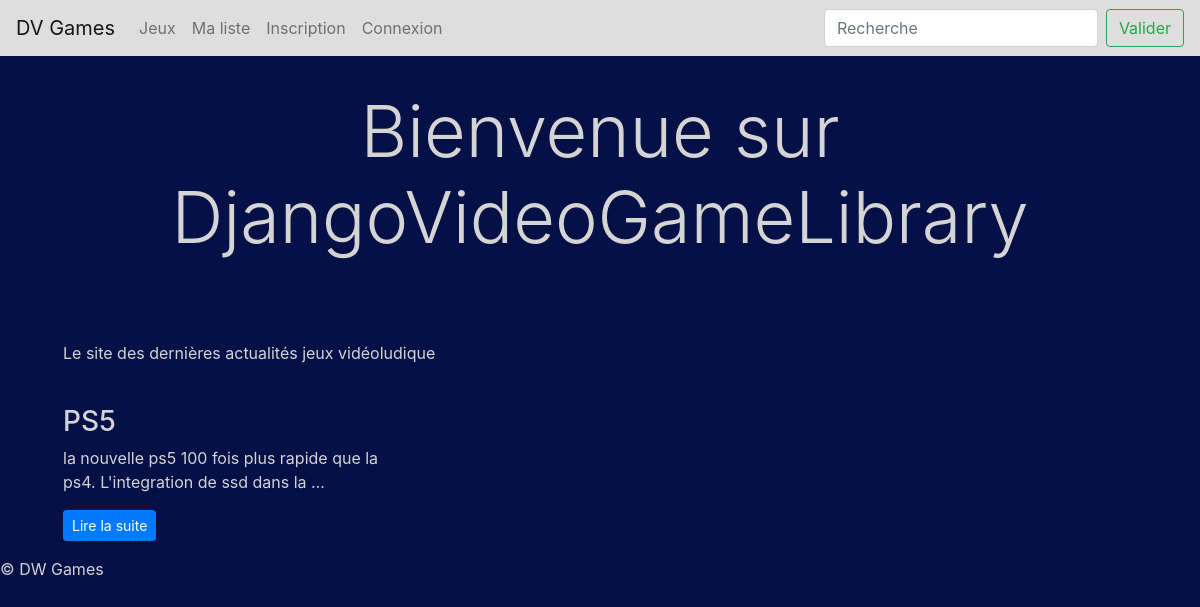
The app's page /, older data.
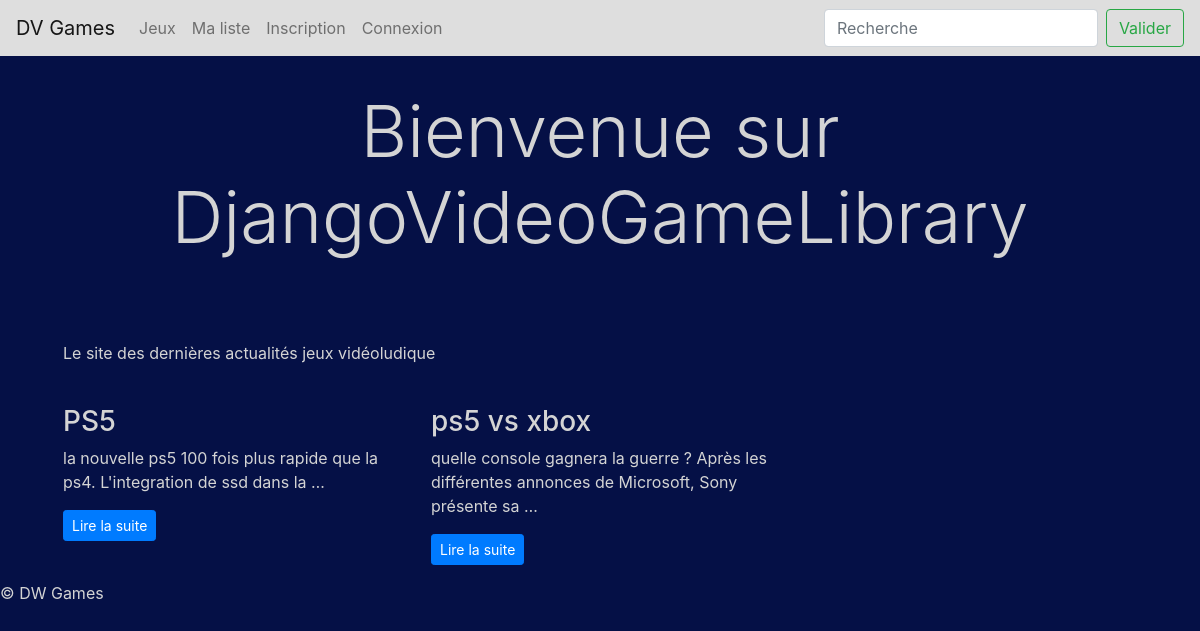
The same page, newer data.
### website/models.py (models this page shows, shortened)
class Article(models.Model):
    title = models.CharField(max_length=100)
    date = models.DateTimeField(default=timezone.now, verbose_name="Date de parution")
    content = models.TextField()
    game = models.ForeignKey('Game', on_delete=models.CASCADE, null=True, blank = True)
    class Meta:
        verbose_name = "article"
        ordering = ['date']

### website/views.py (the view)
# urls.py: 2. Add a URL to urlpatterns:  path('', views.home, name='home')
def home(request):
    articles = Article.objects.all()
    return render(request, 'website/home.html', locals())

### website/templates/website/home.html (shortened to what this page needs)
{% extends "website/base.html" %}
{% block content %}
<div class="container">
    <h2 class="display-3">Bienvenue sur DjangoVideoGameLibrary</h2>
    <p>Le site des dernières actualités jeux vidéoludique</p>
</div>
<br>
<div class="container">
    <div class="row">
        {% for article in articles %}
        <div class="col-4">
            <h3>{{ article.title }}</h3>
            <p>{{ article.content|truncatewords_html:15 }}</p>
            <p><a class="btn btn-primary btn-sm" href="{% url 'read' article.id %}">Lire la suite</a></p>
        </div>
        {% empty %}
        <p>Aucun article.</p>
        {% endfor %}
    </div>
</div>
{% endblock %}

Row changes from the older to the newer data that the page shows:
added Article: title "ps5 vs xbox", content "quelle console gagnera la guerre ? Après les différentes annonces de Microsoft, Sony présente sa …"
